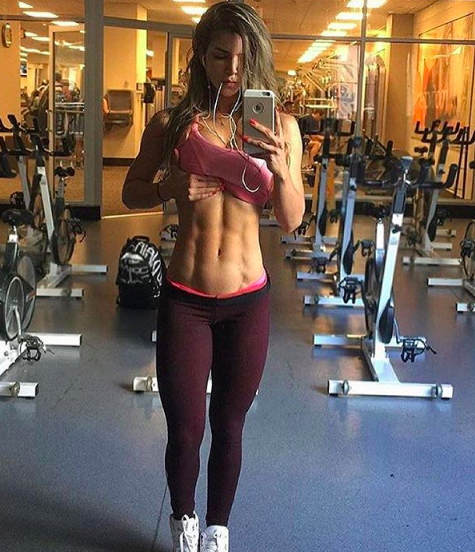
#> input picture AA10.png, 475 x 552 px, found by its file name
$ python noitaziEdge.py
#> lines starting #> are read from the running program, lines starting #| are printed output that depends on the picture
import numpy as np
import cv2

if __name__ == '__main__':

    # 画像の読み込み
    gray = cv2.imread("AA10.png", 1)
#> gray is the input picture: shape (552, 475, 3); mean B, G, R 87.6, 97.4, 112.4

    # 平均化する画素の周囲の大きさを指定する。
    # (5, 5) の場合、個々の画素の地点の周囲5×5マスの平均をとる。
    # 数値が大きいほどぼやける。
    average_square = (25, 25)

    # x軸方向の標準偏差
    sigma_x = 1

    # Gaussianオペレータを使用して平滑化
    img_gauss = cv2.GaussianBlur(gray, average_square, sigma_x)
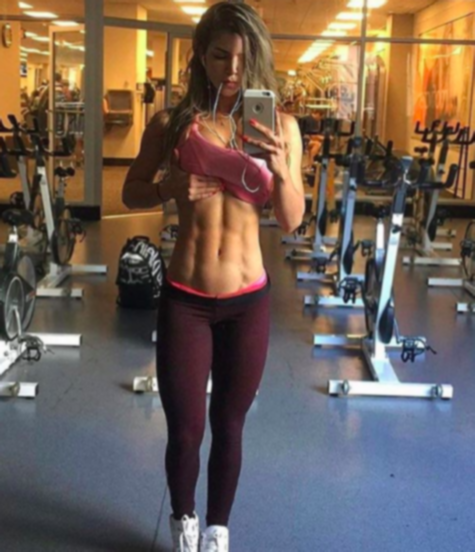
#> img_gauss: shape (552, 475, 3); mean B, G, R 87.6, 97.4, 112.4

    # エッジの抽出
    edge = cv2.Canny(img_gauss, 100, 200)
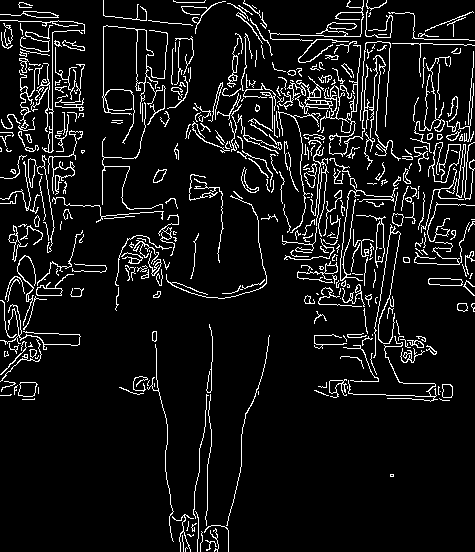
#> edge: shape (552, 475); 8.1% white in thin lines or dots

    img_keypoint = edge

    # キーポイントの検出
    gftt = cv2.FastFeatureDetector_create()
    keypoints = gftt.detect(edge)
#> keypoints = 913 keypoints; strongest (x, y, size): (385, 3, 7), (26, 4, 7), (215, 4, 7), (350, 4, 7)

    # キーポイントの数をターミナル上に表示
    print(len(keypoints))
#| 913

    # 表示
    img_keypoint = cv2.drawKeypoints(edge, keypoints, img_keypoint)
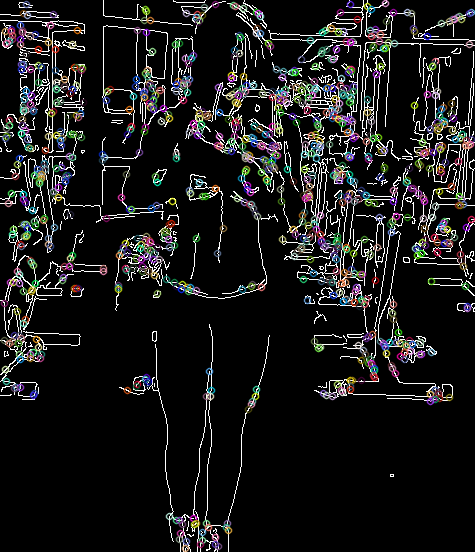
#> img_keypoint: shape (552, 475, 3); mean of channels 0, 1, 2 26, 26.1, 26.2; drawn as B, G, R
    cv2.imshow("Show Image", img_keypoint)
    cv2.waitKey(0)
    cv2.destroyAllWindows()

$ run again, with AA1.png copied over AA10.png
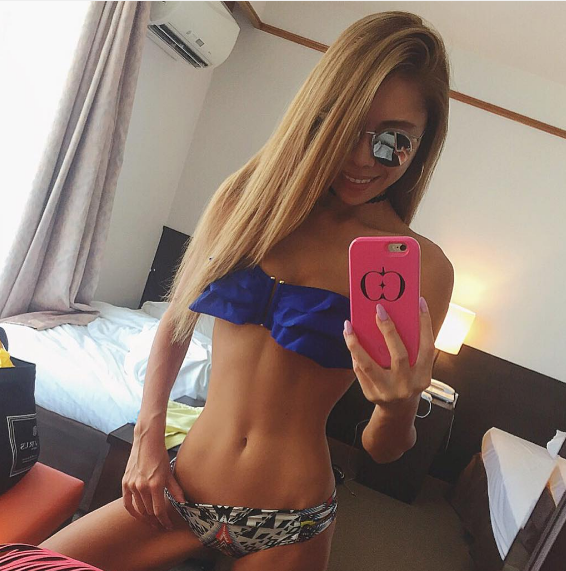
#> input picture AA1.png, 566 x 571 px, found by its file name
#> gray is the input picture: shape (571, 566, 3); mean B, G, R 114.3, 123.7, 144.7
#> `edge = cv2.Canny(img_gauss, 100, 200)`:
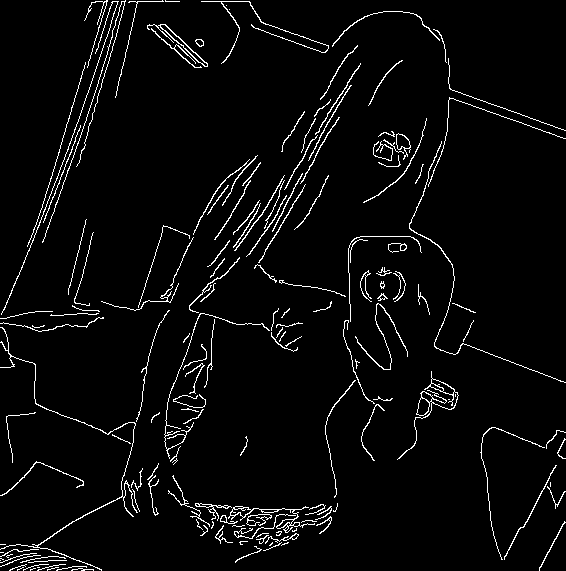
#> edge: shape (571, 566); 3.9% white in thin lines or dots
#> keypoints = 777 keypoints; strongest (x, y, size): (91, 3, 7), (112, 3, 7), (117, 3, 7), (121, 4, 7)
#| 777
#> `img_keypoint = cv2.drawKeypoints(edge, keypoints, img_keypoint)`:
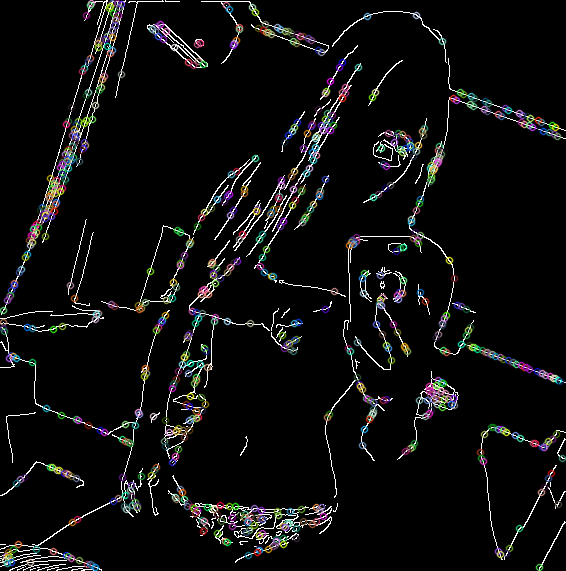
#> img_keypoint: shape (571, 566, 3); mean of channels 0, 1, 2 14.1, 14.2, 14.2; drawn as B, G, R
